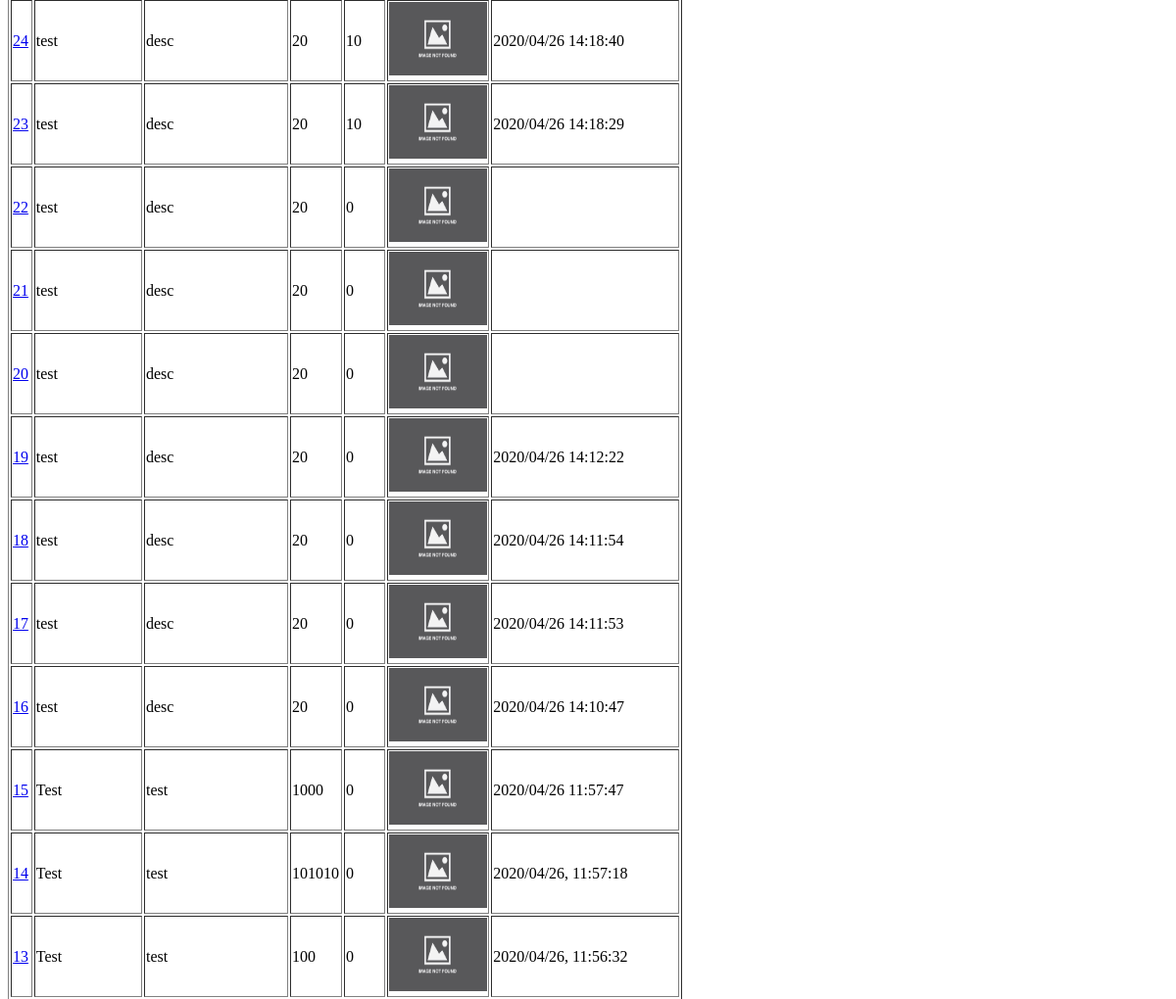
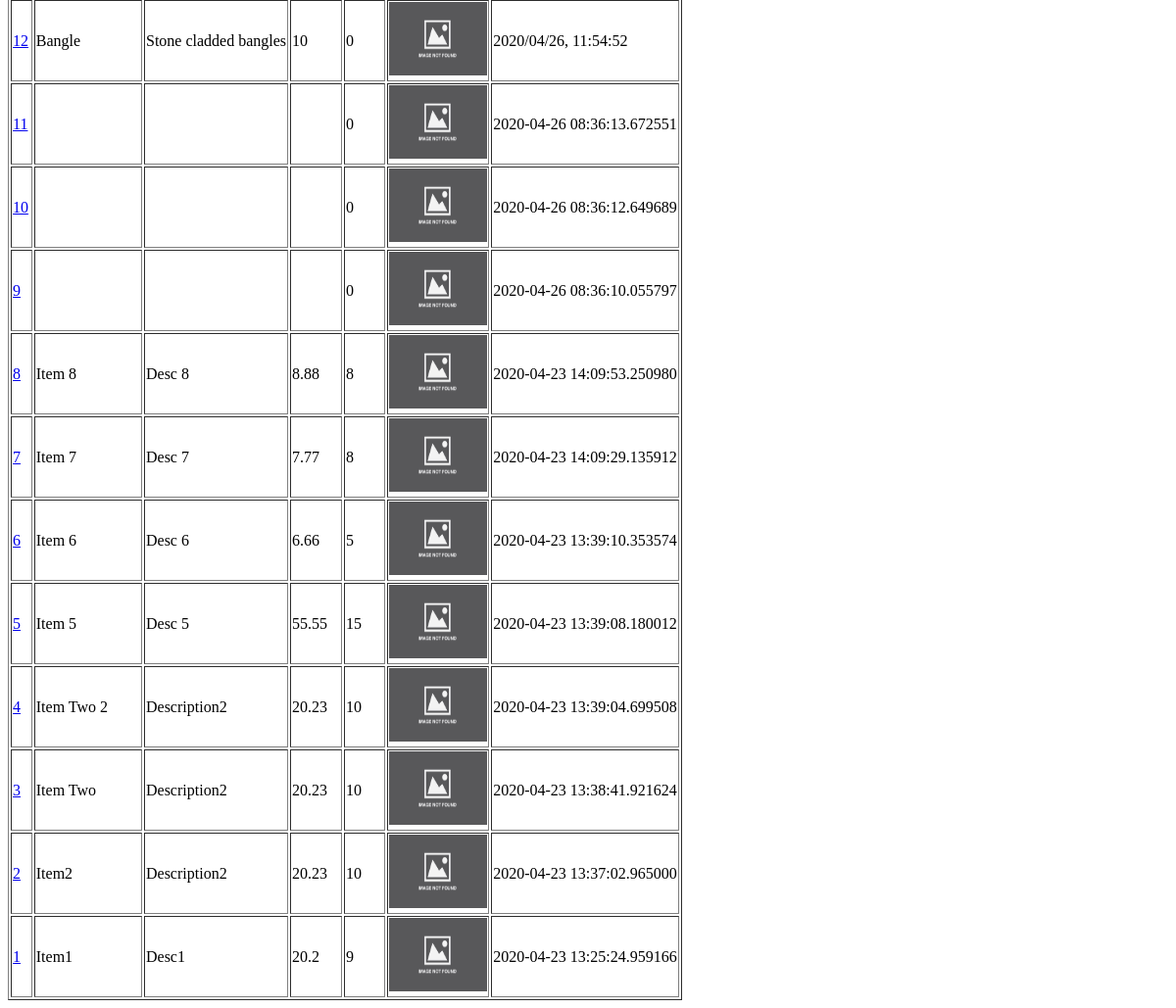
Page /items/ (lower part) on the earlier database version (2 pictures, top to bottom).
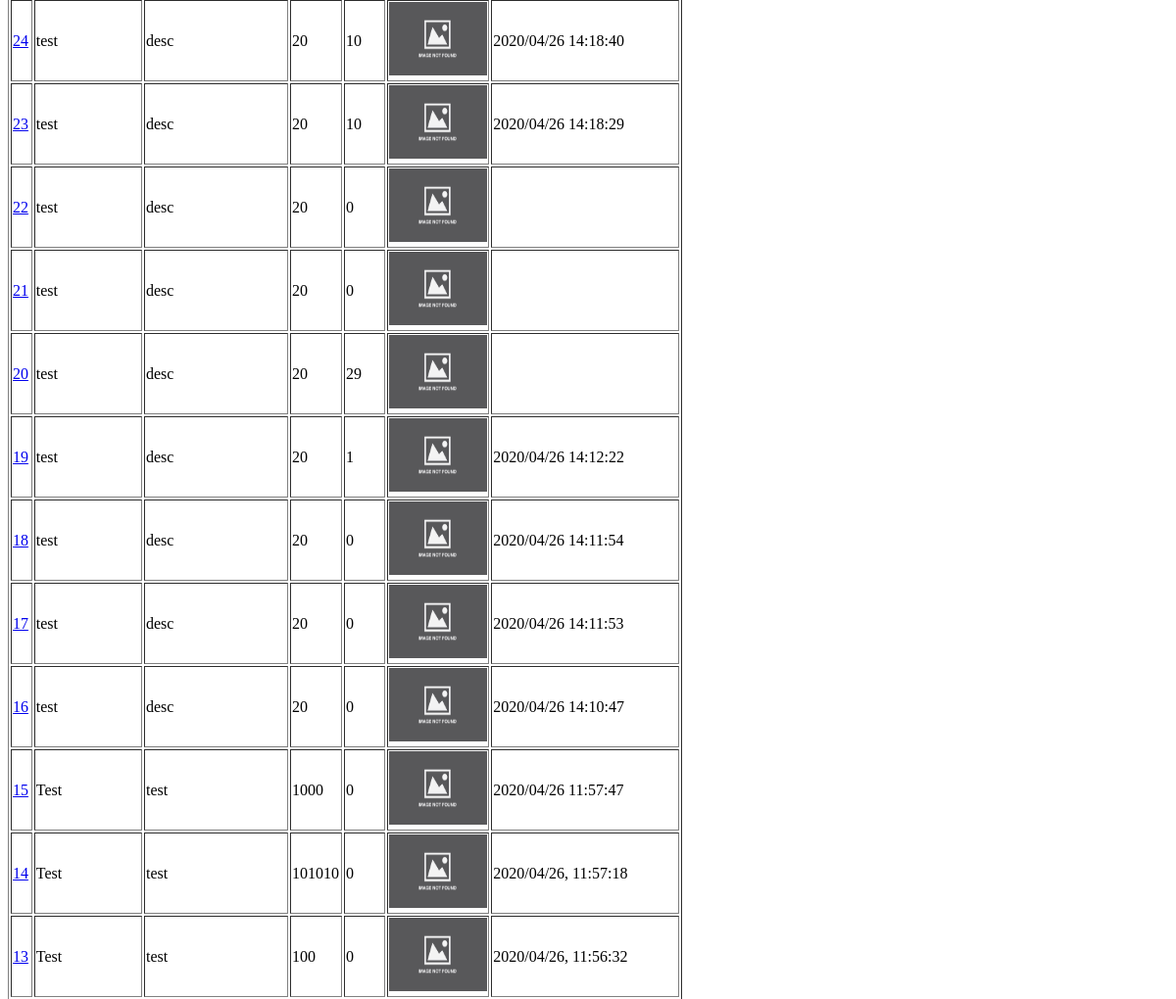
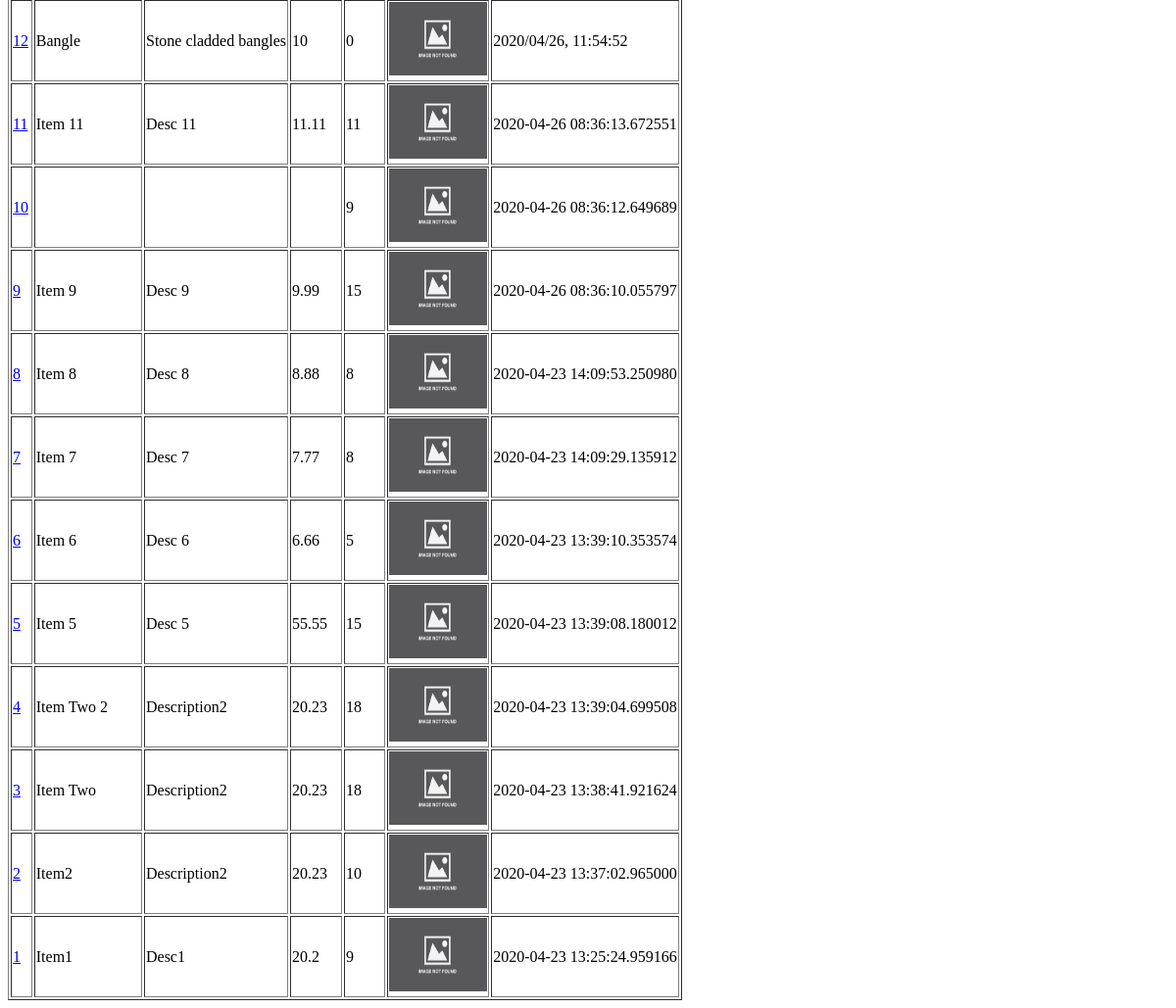
Same page on the later database version (2 pictures, top to bottom).
### tables this page shows
CREATE TABLE "item" (
	"id"	INTEGER NOT NULL PRIMARY KEY AUTOINCREMENT UNIQUE,
	"name"	TEXT NOT NULL,
	"desc"	TEXT NOT NULL,
	"weight"	NUMERIC NOT NULL,
	"photo"	TEXT,
	"created_date"	TEXT NOT NULL,
	"stock"	INTEGER DEFAULT 0.0
);

### api.py (the view)
@app.route('/items/')
@app.route('/items/<k>/<v>/')
def get_items(k='id',v='desc'):
    result = item.all_items(k,v)
    return render_template("item.html", items = result)

### item.py (called while the page is built)
    def all_items(self,k='id',v='desc'):
        sql = "select * from item order by " + k + ' ' + v
        result = self.connection.cursor().execute(sql)
        rows = result.fetchall()
        return rows

### templates/item.html (shortened to what this page needs)
<!DOCTYPE html>
<html>
<head>
</head>
<body>
    <div>
        <table border="1">
            {% for c in items %}
            <tr>
                <td><a href='/items/{{c[0]}}/' >{{c[0]}}</a></td>
                <td>{{c[1]}}</td>
                <td>{{c[2]}}</td>
                <td>{{c[3]}}</td>
                <td>{{c[6]}}</td>
                <td><img src="{{c[4]}}" width="100" height="75"></td>
                <td>{{c[5]}}</td>
            </tr>
            {% endfor %}
        </table>
    </div>
</body>
</html>

Differences in the rows shown:
changed item id 20: stock "0" → "29"
changed item id 19: stock "0" → "1"
changed item id 11: name (not shown) → "Item 11"; desc (not shown) → "Desc 11"; weight (not shown) → "11.11"; stock "0" → "11"
changed item id 10: stock "0" → "9"
changed item id 9: name (not shown) → "Item 9"; desc (not shown) → "Desc 9"; weight (not shown) → "9.99"; stock "0" → "15"
changed item "Item Two 2": stock "10" → "18"
changed item "Item Two": stock "10" → "18"
